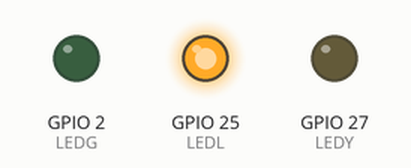
The sketch below on a simulated ESP32. On the bench: output pins drawn as LEDs (lit = HIGH).

Above: at 3.0 s.
At 6.4 s:
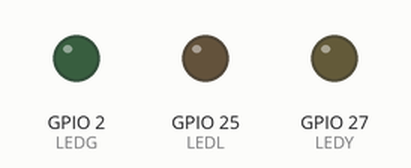
At 13.1 s:
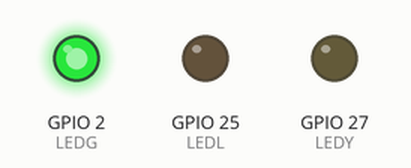
At 18.4 s:
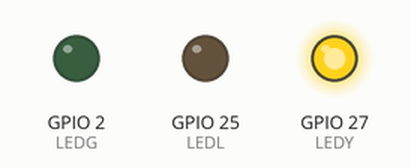
Timing chart, 0 to 26.3 s (numbered marks = the images above):
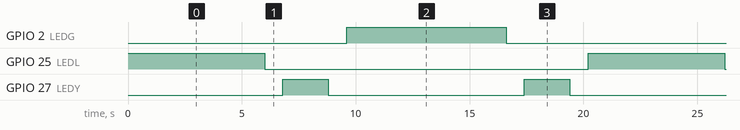

The sketch:

PRO-243.ino
```cpp
#define LEDG 2
#define LEDY 27
#define LEDL 25

void setup() {
  pinMode(LEDG, OUTPUT);
  pinMode(LEDY, OUTPUT);
  pinMode(LEDL, OUTPUT);
}

void loop() {
  digitalWrite(LEDL, HIGH);
  delay(6000);
  digitalWrite(LEDL, LOW);
  delay(800);
  digitalWrite(LEDY, HIGH);
  delay(2000);
  digitalWrite(LEDY, LOW);
  delay(800);
  digitalWrite(LEDG, HIGH);
  delay(7000);
  digitalWrite(LEDG, LOW);
  delay(800);
  digitalWrite(LEDY, HIGH);
  delay(2000);
  digitalWrite(LEDY, LOW);
  delay(800);
}
```

Measured:
- by itself, GPIO 2 (LEDG): alternates HIGH for 7.0 s and LOW for 13.2 s
- by itself, GPIO 25 (LEDL): alternates HIGH for 6.0 s and LOW for 14.2 s
- by itself, GPIO 27 (LEDY): alternates HIGH for 2.0 s and LOW for 8.1 s
